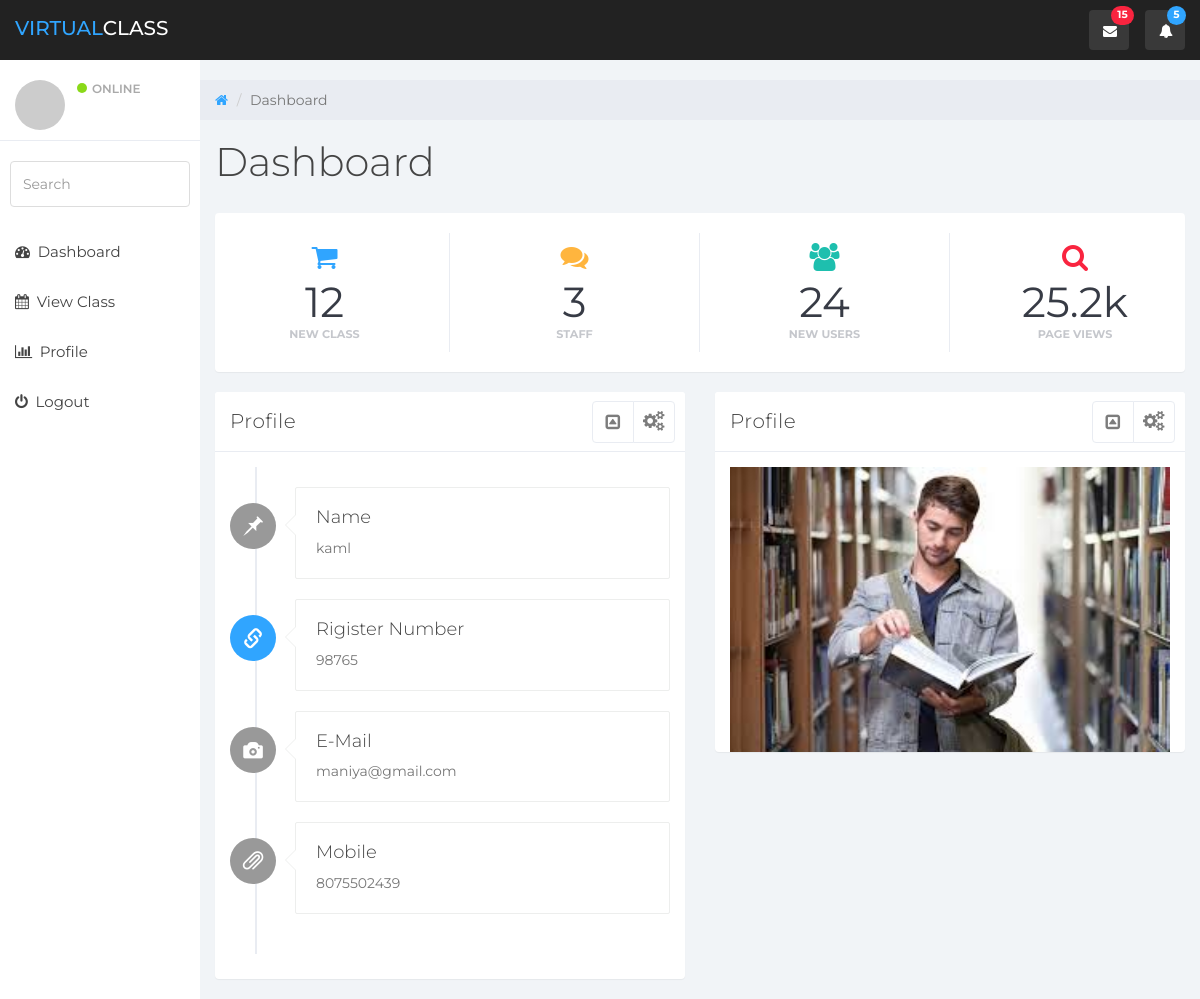
Page /student/student.php on the committed database.
### tables this page shows
CREATE TABLE `student_details` (
  `id` int(11) NOT NULL,
  `name` varchar(30) NOT NULL,
  `regno` int(15) NOT NULL,
  `class` varchar(15) NOT NULL,
  `section` varchar(15) NOT NULL,
  `email` varchar(30) NOT NULL,
  `mobile` varchar(30) NOT NULL,
  `password` varchar(50) NOT NULL,
  `confirmpassword` varchar(50) NOT NULL,
  `status` tinyint(11) NOT NULL
);

### student/student.php (the view, shortened to what this page needs)
<?php
include_once('db/dpconfig.php');
?>
<!DOCTYPE html>
<html>
<head>
<?php echo include_once "function/css_js.php" ?>
</head>
<body>
<?php echo include_once "sidebar.php" ?>
	<div class="col-sm-9 col-sm-offset-3 col-lg-10 col-lg-offset-2 main">
		<div class="row">
			<ol class="breadcrumb">
				<li><a href="#">
					<em class="fa fa-home"></em>
				</a></li>
				<li class="active">Dashboard</li>
			</ol>
		</div>
		<div class="row">
			<div class="col-lg-12">
				<h1 class="page-header">Dashboard</h1>
			</div>
		</div>
		<div class="panel panel-container">
			<div class="row">
				<div class="col-xs-6 col-md-3 col-lg-3 no-padding">
					<div class="panel panel-teal panel-widget border-right">
						<div class="row no-padding"><em class="fa fa-xl fa-shopping-cart color-blue"></em>
							<div class="large">12</div>
							<div class="text-muted">New class</div>
						</div>
					</div>
				</div>
				<div class="col-xs-6 col-md-3 col-lg-3 no-padding">
					<div class="panel panel-blue panel-widget border-right">
						<div class="row no-padding"><em class="fa fa-xl fa-comments color-orange"></em>
							<div class="large">3</div>
							<div class="text-muted">staff</div>
						</div>
					</div>
				</div>
				<div class="col-xs-6 col-md-3 col-lg-3 no-padding">
					<div class="panel panel-orange panel-widget border-right">
						<div class="row no-padding"><em class="fa fa-xl fa-users color-teal"></em>
							<div class="large">24</div>
							<div class="text-muted">New Users</div>
						</div>
					</div>
				</div>
				<div class="col-xs-6 col-md-3 col-lg-3 no-padding">
					<div class="panel panel-red panel-widget ">
						<div class="row no-padding"><em class="fa fa-xl fa-search color-red"></em>
							<div class="large">25.2k</div>
							<div class="text-muted">Page Views</div>
						</div>
					</div>
				</div>
			</div>
		</div>
                            <?php
                                $sql = "SELECT *  FROM student_details WHERE status='1'";
                                $result = $conn->query($sql);
                                if ($result->num_rows > 0) {
                                    while($row    = $result->fetch_assoc()) {
                                        $Name                = $row["name"];
                                        $regno               = $row["regno"];
                                        $parent_email        = $row["email"];
                                        $parent_contact_no   = $row["mobile"];
                                    }
                                }
                             ?>
		<div class="row">
		<div class="col-md-6">
				<div class="panel panel-default ">
					<div class="panel-heading">
						Profile
						<ul class="pull-right panel-settings panel-button-tab-right">
							<li class="dropdown"><a class="pull-right dropdown-toggle" data-toggle="dropdown" href="#">
								<em class="fa fa-cogs"></em>
							</a>
							</li>
						</ul>
						<span class="pull-right clickable panel-toggle panel-button-tab-left"><em class="fa fa-toggle-up"></em></span></div>
					<div class="panel-body timeline-container">
						<ul class="timeline">
							<li>
								<div class="timeline-badge"><em class="glyphicon glyphicon-pushpin"></em></div>
								<div class="timeline-panel">
									<div class="timeline-heading">
										<h4 class="timeline-title">Name </h4>
									</div>
									<div class="timeline-body">
										<p><?php echo $Name;?></p>
									</div>
								</div>
							</li>
							<li>
								<div class="timeline-badge primary"><em class="glyphicon glyphicon-link"></em></div>
								<div class="timeline-panel">
									<div class="timeline-heading">
										<h4 class="timeline-title">Rigister Number</h4>
									</div>
									<div class="timeline-body">
										<p><?php echo $regno;?></p>
									</div>
								</div>
							</li>
							<li>
								<div class="timeline-badge"><em class="glyphicon glyphicon-camera"></em></div>
								<div class="timeline-panel">
									<div class="timeline-heading">
										<h4 class="timeline-title">E-Mail</h4>
									</div>
									<div class="timeline-body">
										<p><?php echo $parent_email;?></p>
									</div>
								</div>
							</li>
							<li>
								<div class="timeline-badge"><em class="glyphicon glyphicon-paperclip"></em></div>
								<div class="timeline-panel">
									<div class="timeline-heading">
										<h4 class="timeline-title">Mobile</h4>
									</div>
									<div class="timeline-body">
										<p><?php echo $parent_contact_no;?></p>
									</div>
								</div>
							</li>
						</ul>
					</div>
				</div>
			</div>
			<div class="col-md-6">
				<div class="panel panel-default chat">
					<div class="panel-heading">
						Profile
						<ul class="pull-right panel-settings panel-button-tab-right">
							<li class="dropdown"><a class="pull-right dropdown-toggle" data-toggle="dropdown" href="#">
								<em class="fa fa-cogs"></em>
							</a>
							</li>
						</ul>
						<span class="pull-right clickable panel-toggle panel-button-tab-left"><em class="fa fa-toggle-up"></em></span></div>
					<div class="panel-body">
						<img src='assets/image/images.jpeg' width=100% >
					</div>
				</div>
			</div>
		</div>
	</div>
</body>
</html>

### student/assets/css/styles.css (style rules this page uses)
body { background: #f1f4f7; padding-top: 60px; font-size: 14px; color: #444444; font-family: "Montserrat", "Helvetica Neue", Helvetica, Arial, sans-serif; }
p { color: #777; }
a, a:hover, a:focus { color: #30a5ff; }
h1, h2, h3, h4, h5, h6 { color: #444444; }
h1 { font-weight: 300; font-size: 40px; }
h3, h4 { font-weight: 300; }
.large { font-size: 2em; }
.text-muted { color: #c5c7cc; }
.color-blue { color: #30a5ff; }
.color-teal { color: #1ebfae; }
.color-orange { color: #ffb53e; }
.color-red { color: #f9243f; }
.no-padding { padding: 0; margin: 0; }
.fa-xl { font-size: 2em; }
.dropdown { background: rgba(255, 255, 255, 0.1); float: left; margin: 10px 8px; padding: 0px; border-radius: 4px; }
.dropdown a.dropdown-toggle { color: #fff; height: 40px; width: 40px; padding-top: 11px; padding-left: 9px; }
.dropdown em { margin: 0 5px; }
.panel { border: 0; }
.panel-container { padding-top: 20px; }
.panel-heading .fa-toggle-up, .panel-heading .fa-toggle-down { font-size: 17px; }
.panel-blue { background: #30a5ff; color: #fff; }
.panel-teal { background: #1ebfae; color: #fff; }
.panel-orange { background: #ffb53e; color: #fff; }
.panel-red { background: #f9243f; color: #fff; }
.panel-heading { font-size: 20px; font-weight: 300; letter-spacing: 0.025em; height: 60px; line-height: 38px; }
.panel-default .panel-heading { background: #fff; border-bottom: 1px solid #e9ecf2; color: #444444; }
.panel-widget { padding: 10px 0; position: relative; box-shadow: none; border-radius: 0; background: none; text-align: center; color: #333; }
.panel-widget .text-muted { margin-top: -6px; text-transform: uppercase; font-weight: bold; font-size: 0.8em; }
.panel-widget .large { color: #373b45; font-size: 3em; }
.panel-settings { list-style: none; padding: 0; margin: 0; }
.panel-settings .dropdown a.dropdown-toggle, .panel-settings a { padding: 0; background: none; color: #7c7c7c; }
.panel-settings a, .panel-toggle { width: 40px; padding: 2px 0 0 0; }
.panel-settings, .panel-toggle { display: inline-block; margin: -1px -5px 0 15px !important; border-radius: 4px; text-align: center; border: 1px solid #e9ecf2; color: #7c7c7c; background: #fff; width: 42px; }
.panel-settings { width: 42px; border-top-right-radius: 4px; border-bottom-right-radius: 4px; }
.panel-settings li.dropdown { margin: 0; padding: 0; }
.clickable { cursor: pointer; }
.panel-heading span { margin: 0px; font-size: 14px; }
.panel-button-tab-right { margin-left: 4px !important; border-top-left-radius: 0; border-bottom-left-radius: 0; }
.panel-button-tab-left { border-top-right-radius: 0; border-bottom-right-radius: 0; }
.border-right { border-right: 1px solid #dadbda; }
.panel .border-top, .panel .border-right, .panel .border-bottom, .panel .border-left { border-color: #e9ecf2; }
.timeline { list-style: none; padding: 20px 0 20px; position: relative; }
.timeline:before { top: 0; bottom: 0; position: absolute; content: " "; width: 2px; background-color: #e9ecf2; left: 25px; margin-right: -1.5px; }
.timeline > li { margin-bottom: 20px; position: relative; }
.timeline > li:before, .timeline > li:after { content: " "; display: table; }
.timeline > li:after { clear: both; }
.timeline > li > .timeline-panel { width: calc( 100% - 65px ); float: right; border: 1px solid #edeeed; border-radius: 2px; padding: 10px 20px; position: relative; box-shadow: none; }
.timeline > li > .timeline-panel:before { position: absolute; top: 26px; left: -11px; display: inline-block; border-top: 11px solid transparent; border-right: 11px solid #edeeed; border-left: 0 solid #edeeed; border-bottom: 11px solid transparent; content: " "; }
.timeline > li > .timeline-panel:after { position: absolute; top: 27px; left: -10px; display: inline-block; border-top: 10px solid transparent; border-right: 10px solid #fff; border-left: 0 solid #fff; border-bottom: 10px solid transparent; content: " "; }
.timeline > li > .timeline-badge { color: #fff; width: 46px; height: 46px; line-height: 51px; font-size: 1.4em; text-align: center; position: absolute; top: 16px; left: 0px; margin-right: -25px; background-color: #999999; z-index: 100; border-radius: 9999px; }
.timeline-badge.primary { background-color: #30a5ff !important; }
.breadcrumb { border-radius: 0; padding: 10px 15px 10px 15px; background: #e9ecf2; margin: 0; }
h1.page-header { margin-top: 20px; border-bottom: 0; }
.chat .panel-body { overflow-y: scroll; height: 300px; }

### rows in the picture
student_details: name "kaml", regno "98765", email "maniya@gmail.com", mobile "8075502439"
